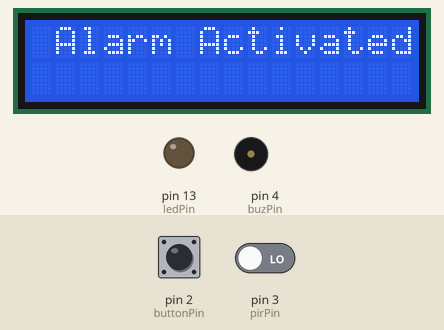
Recording of a sketch running on a simulated Arduino Uno, built with avr-gcc and run on an emulated ATmega328P. Parts: 16×2 character LCD, output pins drawn as LEDs (lit = HIGH), buzzer (waves = sounding, pin HIGH). The inputs (shaded band) are chosen by the test bench; at power-on: pin 3 (pirPin) LOW, pin 2 (buttonPin) LOW.

Above: at 3.3 s.
3.4 s: pin 3 (pirPin) driven HIGH
At 4.2 s:
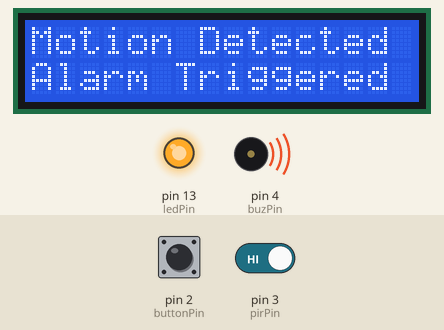
6.4 s: pin 2 (buttonPin) pulled HIGH for 0.15 s
At 7.6 s:
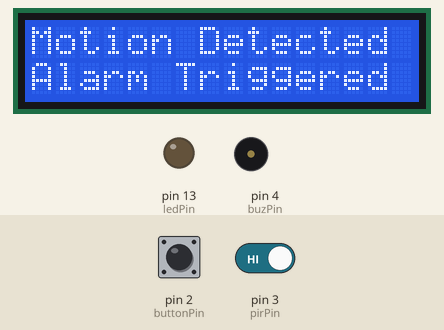
9.5 s: pin 3 (pirPin) driven LOW
11.0 s: pin 2 (buttonPin) pulled HIGH for 1 s
At 11.8 s:
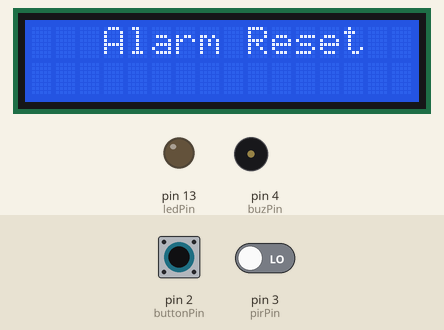
13.5 s: pin 2 (buttonPin) pulled HIGH for 3.2 s
Timing chart, 0 to 16.5 s (numbered marks = the images above; inputs shaded):
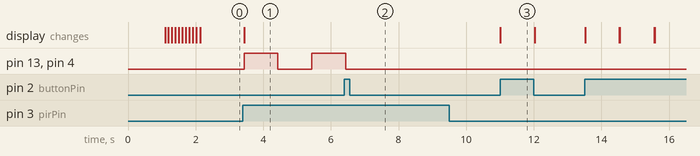

Measured:
- after the input at 3.4 s, pin 13 (ledPin), pin 4 (buzPin): LOW → HIGH at once, → LOW 1.0 s later, → HIGH 1.0 s later; the display: changes at once (image 1)
- after the input at 6.4 s, pin 13 (ledPin), pin 4 (buzPin): goes on until 6.4 s, then stays LOW
- after the input at 9.5 s, every drawn part: stays the same
- after the input at 11.0 s, the display: changes at once (image 3)

The sketch:

DAVID.ino
```cpp
/*
  PIR Motion Sensor Based Home Security System Project
  This simple system is made to detect intruders/thieves/burglars using Arduino and PIR sensors. The PIR sensor is ideal for detecting human movement or occupancy in security systems.

  How its works?
  - The LCD will display "Alarm Security System" in the beginning, followed by  "LOADING **********".
  - After loading the screen, the LCD will display "Alarm Activated".
  - If the sensor detects movement, the LED light will blink, followed by a buzzer. Then, the LCD will display "Motion Detected Alarm Triggered".
  - The BUZZER and LED are still ON even though the PIR sensor does not detect any movement after the alarm is triggered.
  - Press the push button and ensure the PIR sensor did not detect any movement to reset the alarm. Then, the LCD will display "Alarm Reset" followed by "Alarm Activated".

  The circuit:
  - Connect PIR motion sensor GND, OUT, and VCC pins to the GROUND, 3, and 5V pins of Arduino.
  - Connect LED from pin 13 Arduino to the GROUND through 220 Ω resistor.
  - Connect pushbutton from pin 2 Arduino to +5V. Then, add a 10kΩ resistor from pin 2 to the GROUND.
  - Connect buzzer + pin to pin 3 Arduino and - pin to the GROUND.
  - Connect LCD 1602 I2C SDA and SCL pins to Arduino UNO SDA and SCL pins. Then, connect GND and VCC pins to the ground and +5V.

  PIR Code from Circuit Magic <https://circuitmagic.com/arduino/pir-motion-sensor-with-arduino>
  Debounce Code from Arduino Example <https://www.arduino.cc/en/Tutorial/BuiltInExamples/Debounce>
  Blink without Delay Code from Arduino Example <https://www.arduino.cc/en/Tutorial/BuiltInExamples/BlinkWithoutDelay>
  Modified by My Creative Engineering <https://my-creative-engineering.blogspot.com>
*/

#include <Wire.h>
#include <LiquidCrystal_I2C.h>

int calibrationTime = 10;    //the time when the sensor outputs a low impulse
int buttonState;             // the current reading from the input pin
int lastButtonState = LOW;   // the previous reading from the input pin
int ledState = LOW;          // ledState used to set the LED
boolean lockLow = true;

const int buttonPin = 2;  //pushbutton attached to pin 2
const int pirPin = 3;     //PIR motion sensor output attached to pin 3
const int buzPin = 4;     //buzzer attached to pin 4
const int ledPin = 13;    //led attached to pin 13

unsigned long lastDebounceTime = 0;   // the last time the output pin was toggled
unsigned long debounceDelay = 50;     // the debounce time; increase if the output flickers
unsigned long previousMillis = 0;     // will store last time LED was updated
const long interval = 1000;           // interval at which to blink (milliseconds)

LiquidCrystal_I2C lcd(0x20,16,2);

void setup()
{

  pinMode(pirPin, INPUT);
  pinMode(ledPin, OUTPUT);
  pinMode(buzPin, OUTPUT);
  pinMode(buttonPin, INPUT);
  digitalWrite(pirPin, LOW);

  lcd.init();
  lcd.backlight();
  lcd.setCursor(1,0);
  lcd.print("Alarm Security");
  lcd.setCursor(5,1);
  lcd.print("System");
  delay (1000);
  lcd.clear();
  lcd.setCursor(5,0);
  lcd.print("LOADING");

  //give the sensor some time to calibrate
  for(int i = 0; i < calibrationTime; i++)
  {
    lcd.setCursor(i+3,1);
    lcd.print("*");
    delay(100);
  }
  lcd.clear();
  lcd.setCursor(1,0);
  lcd.print("Alarm Activated");
}

void loop()
{
  if (digitalRead (pirPin)==HIGH)
  {
    lcd.clear();
    lcd.setCursor(0,0);
    lcd.print("Motion Detected");
    lcd.setCursor(0,1);
    lcd.print("Alarm Triggered");

    while (lockLow==true)
    {
      unsigned long currentMillis = millis();

      if (currentMillis - previousMillis >= interval)
      {
        previousMillis = currentMillis;      // save the last time you blinked the LED
                                             // if the LED is off turn it on and vice-versa
      if (ledState == LOW)
      {
        ledState = HIGH;
      }

      else
      {
        ledState = LOW;
      }

      digitalWrite(ledPin, ledState);      // set the LED with the ledState of the variable
      digitalWrite(buzPin, ledState);      // set the buzzer with the ledState of the variable
    }

    int reading = digitalRead(buttonPin);
    // check to see if you just pressed the button
    // (i.e. the input went from LOW to HIGH), and you've waited long enough
    // since the last press to ignore any noise:
    // If the switch changed, due to noise or pressing:

    if (reading != lastButtonState)
    {// reset the debouncing timer
      lastDebounceTime = millis();
    }

    if ((millis() - lastDebounceTime) > debounceDelay)
    {
    // whatever the reading is at, it's been there for longer than the debounce
    // delay, so take it as the actual current state:
    // if the button state has changed:
      if (reading != buttonState)
      {
        buttonState = reading;

        if (buttonState == HIGH)
        {
          lockLow=false;
          digitalWrite(ledPin, LOW);
          digitalWrite(buzPin, LOW);
          delay(50);
        }
      }
    }
    // save the reading. Next time through the loop, it'll be the lastButtonState:
    lastButtonState = reading;
   }
  }

  if (digitalRead(buttonPin)==HIGH && digitalRead(pirPin)==LOW)
  {
    lcd.clear();
    lcd.setCursor(3,0);
    lcd.print("Alarm Reset");
    delay(1000);
    lcd.clear();
    lcd.setCursor(1,0);
    lcd.print("Alarm Activated");
    lockLow = true;
   }
}
```
